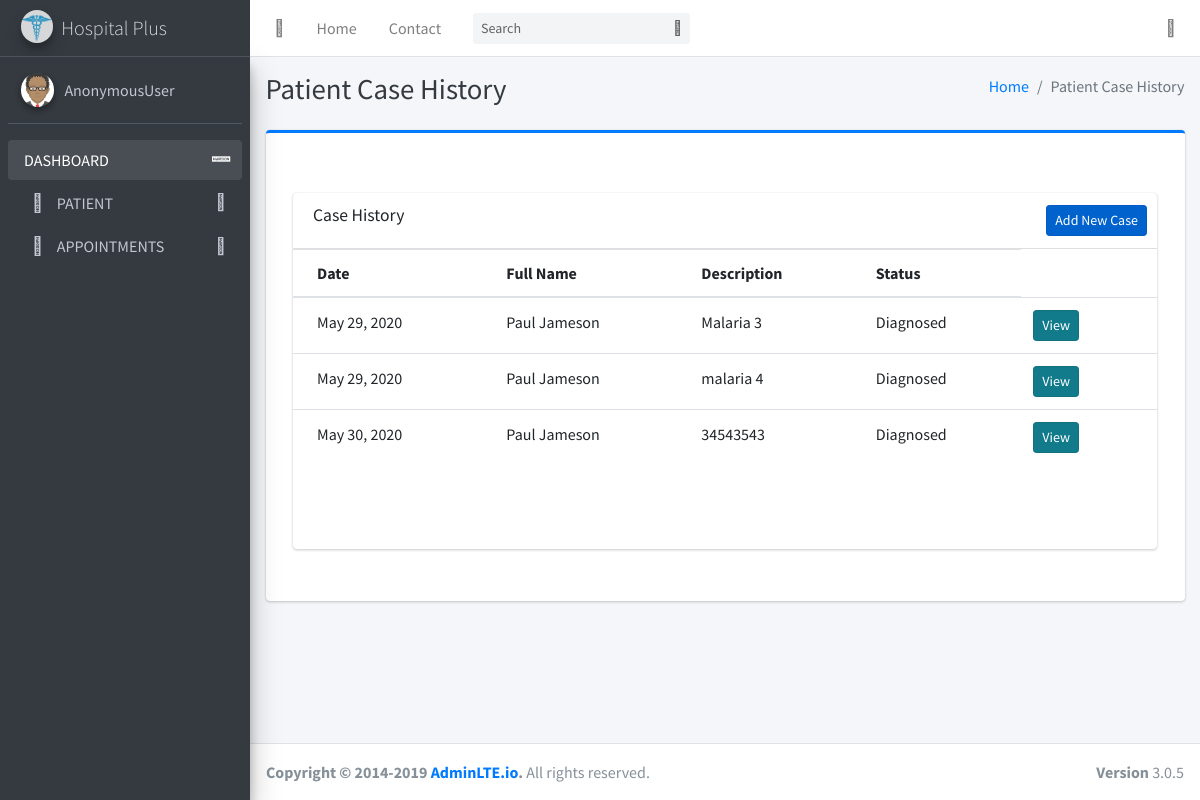
Screenshot of /viewHistory/2/ with the database file from the repository.
### hms/models.py (models this page shows, shortened)
class CaseHistory(models.Model):
    entry_date = models.DateField(auto_now_add=True, null = True)
    patient_name = models.ForeignKey('Patients', related_name='patient_names', on_delete=models.CASCADE)
    patient = models.CharField('Patients Name', max_length=150, null = True)
    description = models.TextField( null = True)
    entry_update = models.DateTimeField(auto_now=True,  null = True)
    case_status_choices = [
        ('------', '-------'),
        ('Diagnosed', 'Diagnosed'),
        ('Not Diagnosed', 'Not Diagnosed'),
    ]
    case_status = models.CharField(
        max_length=20,
        choices=case_status_choices,
        default= "",
    )

class Patients(models.Model):
    fullName = models.CharField('Full Name', max_length=150, null = True)
    gender_choices = [
        ('Male', 'Male'),
        ('Female', 'Female'),
        ('Others', 'Others'),
    ]
    gender = models.CharField(
        max_length=10,
        choices=gender_choices,
        default= "AB+",
    )
    blood_group_choices = [
        ('A+', 'A+'),
        ('A-', 'A-'),
        ('B+', 'B+'),
        ('B-', 'B-'),
        ('O+', 'O+'),
        ('O-', 'O-'),
        ('AB+', 'AB+'),
        ('AB-', 'AB-'),
    ]
    blood_group = models.CharField(
        max_length=10,
        choices=blood_group_choices,
        default= "---",
    )
    birth_date = models.DateField('Date of Birth', null = True)
    phone = models.CharField('Phone Number', max_length=150, null = True)
    address = models.CharField('Address', max_length=150, null = True)
    patient_email = models.EmailField('Email', max_length=150, null = True)
    status_choices = [
        ('------', '-------'),
        ('Active', 'Active'),
        ('In-Active', 'In-Active'),
    ]
    status = models.CharField(
        max_length=20,
        choices=status_choices,
        default= "---",
    )
    create_date = models.DateField(auto_now_add=True, null = True)
    update_date = models.DateTimeField(auto_now=True,  null = True)
    def __str__(self):
        return self.fullName

### hms/views.py (the view)
# urls.py: path('viewHistory/<str:pk>/', views.viewCaseHistory, name='viewHistory'),
def viewCaseHistory(request, pk):
    history = CaseHistory.objects.filter(patient_name_id=pk)
    pat = Patients.objects.get(id=pk)
    context = {'history': history, 'pat': pat}
    return render(request, 'hms/viewHistory.html', context)

### hms/templates/hms/viewHistory.html
{% extends 'index.html' %}
{% block cardtitle%} Patient Case History {% endblock%}
{% block breadcrumb%} Patient Case History {% endblock%}
{% block content %}
<section class="content">
    <div class="container-fluid">
      <div class="row">
        <div class="col-12">
          <div class="card">
            <div class="card-header">
              <h3 class="card-title">Case History</h3>
              <div class="card-tools">
                    <a href="{% url 'addCase' pat.id %}" class="btn btn-primary btn-sm active" role="button" aria-pressed="true">Add New Case</a>
              </div>
            </div>
            <div class="card-body table-responsive p-0" style="height: 300px;">
              <table class="table table-head-fixed text-nowrap">
                <thead>
                  <tr>
                    <th>Date</th>
                    <th>Full Name</th>
                    <th>Description</th>
                    <th>Status</th>
                  </tr>
                </thead>
                <tbody>
                    {% for case in history %}
                  <tr>
                    <td>{{case.entry_date}}</td>
                    <td>{{case.patient_name}}</td>
                    <td>{{case.description}}</td>
                    <td>{{case.case_status}}</td>
                    <td> <a href="{% url 'home' %}" class="btn btn-info btn-sm active" role="button" aria-pressed="true">View</a> </td>
                  </tr>
                  {%endfor%}
                </tbody>
              </table>
            </div>
          </div>
        </div>
      </div>
  </section>
  {%endblock%}

### rows the page displays
CaseHistory: entry_date "May 29, 2020", patient_name "Paul Jameson", description "Malaria 3", case_status "Diagnosed"
CaseHistory: entry_date "May 29, 2020", patient_name "Paul Jameson", description "malaria 4", case_status "Diagnosed"
CaseHistory: entry_date "May 30, 2020", patient_name "Paul Jameson", description "34543543", case_status "Diagnosed"

### other values shown
{{ request.user }} "AnonymousUser"
